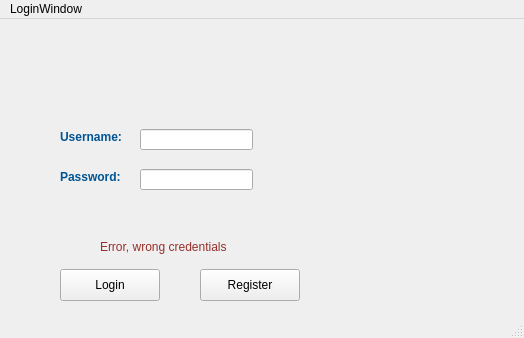
<?xml version="1.0" encoding="UTF-8"?>
<ui version="4.0">
 <class>LoginWindow</class>
 <widget class="QMainWindow" name="LoginWindow">
  <property name="geometry">
   <rect>
    <x>0</x>
    <y>0</y>
    <width>524</width>
    <height>338</height>
   </rect>
  </property>
  <property name="windowTitle">
   <string>LoginWindow</string>
  </property>
  <widget class="QWidget" name="centralwidget">
   <widget class="QPushButton" name="PushButton_login">
    <property name="geometry">
     <rect>
      <x>60</x>
      <y>250</y>
      <width>100</width>
      <height>32</height>
     </rect>
    </property>
    <property name="text">
     <string>Login</string>
    </property>
   </widget>
   <widget class="QPushButton" name="PushButton_Register">
    <property name="geometry">
     <rect>
      <x>200</x>
      <y>250</y>
      <width>100</width>
      <height>32</height>
     </rect>
    </property>
    <property name="text">
     <string>Register</string>
    </property>
   </widget>
   <widget class="QLabel" name="username">
    <property name="geometry">
     <rect>
      <x>60</x>
      <y>110</y>
      <width>81</width>
      <height>16</height>
     </rect>
    </property>
    <property name="text">
     <string>&lt;html&gt;&lt;head/&gt;&lt;body&gt;&lt;p&gt;&lt;span style=&quot; font-weight:700; color:#005493;&quot;&gt;Username: &lt;/span&gt;&lt;/p&gt;&lt;/body&gt;&lt;/html&gt;</string>
    </property>
   </widget>
   <widget class="QLabel" name="password">
    <property name="geometry">
     <rect>
      <x>60</x>
      <y>150</y>
      <width>81</width>
      <height>16</height>
     </rect>
    </property>
    <property name="text">
     <string>&lt;html&gt;&lt;head/&gt;&lt;body&gt;&lt;p&gt;&lt;span style=&quot; font-weight:700; color:#005493;&quot;&gt;Password: &lt;/span&gt;&lt;/p&gt;&lt;/body&gt;&lt;/html&gt;</string>
    </property>
   </widget>
   <widget class="QLineEdit" name="lineEdit_Username">
    <property name="geometry">
     <rect>
      <x>140</x>
      <y>110</y>
      <width>113</width>
      <height>21</height>
     </rect>
    </property>
   </widget>
   <widget class="QLineEdit" name="lineEdit_password">
    <property name="geometry">
     <rect>
      <x>140</x>
      <y>150</y>
      <width>113</width>
      <height>21</height>
     </rect>
    </property>
    <property name="echoMode">
     <enum>QLineEdit::Password</enum>
    </property>
   </widget>
   <widget class="QLabel" name="ErrorLabel">
    <property name="geometry">
     <rect>
      <x>100</x>
      <y>220</y>
      <width>151</width>
      <height>16</height>
     </rect>
    </property>
    <property name="text">
     <string>&lt;html&gt;&lt;head/&gt;&lt;body&gt;&lt;p&gt;&lt;span style=&quot; color:#942f2a;&quot;&gt;Error, wrong credentials&lt;/span&gt;&lt;/p&gt;&lt;/body&gt;&lt;/html&gt;</string>
    </property>
   </widget>
  </widget>
  <widget class="QMenuBar" name="menubar">
   <property name="geometry">
    <rect>
     <x>0</x>
     <y>0</y>
     <width>524</width>
     <height>24</height>
    </rect>
   </property>
   <widget class="QMenu" name="menuLoginWindow">
    <property name="title">
     <string>LoginWindow</string>
    </property>
    <addaction name="separator"/>
   </widget>
   <addaction name="menuLoginWindow"/>
  </widget>
  <widget class="QStatusBar" name="statusbar"/>
 </widget>
 <resources/>
 <connections/>
</ui>
